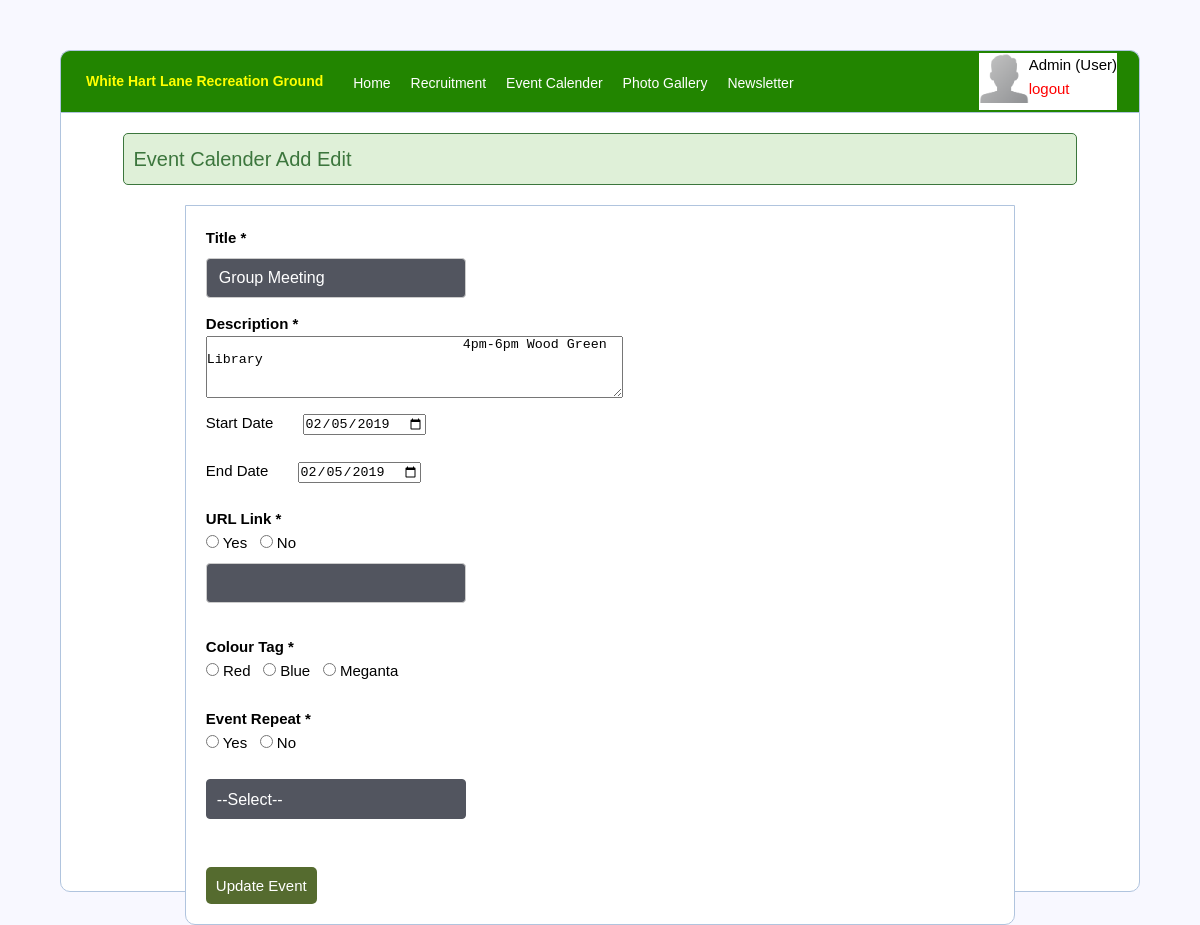
The app's page /admin/eventcalender_add_edit.php?edit=6 (signed in) with its own data.
### tables this page shows
CREATE TABLE `tbl_events` (
  `id` int(11) NOT NULL,
  `title` varchar(255) NOT NULL,
  `description` varchar(1000) NOT NULL,
  `start` varchar(255) NOT NULL,
  `end` varchar(255) DEFAULT NULL,
  `datalink` varchar(255) NOT NULL,
  `datatag` varchar(255) NOT NULL,
  `repeat_month` varchar(255) NOT NULL
);

### admin/eventcalender_add_edit.php (the view, shortened to what this page needs)
<?php
include('functions.php');
	if(isset($_REQUEST['edit']) and !empty($_REQUEST['edit']))
	{
		$update = $_REQUEST['edit'];
	$record = mysqli_query($db, "SELECT * FROM tbl_events WHERE id=$update");
		if (count($record) == 1 ) {
			$n = mysqli_fetch_array($record);
			$title = $n['title'];
			$desc = $n['description'];
			$start = $n['start'];
			$end = $n['end'];
			$link = $n['datalink'];
		}
	}
?>
<!DOCTYPE html>
<html>
<head>
	<link rel="stylesheet" type="text/css" href="style.css">
	<link rel="stylesheet" type="text/css" href="../css/styles.css">
</head>
<body>
	<div class="header" style="width:90%;">
		<div class="row">
				<div class="navbar-header page-scroll">
					<a class="navbar-brand page-scroll" href="index.php" style="color:yellow; "><p style="font-size:14px; padding-left:25px;"><strong>White Hart Lane Recreation Ground</strong></p></a>
				</div>
				<div class="navbar-collapse collapse" id="myNavbar">
					<ul class="nav navbar-nav navbar-right" style="list-style-type:none;color:#fff; font-size:14px;float:left !important; padding-top:20px; padding-left:10px;">
			<li class="active"><a class="page-scroll" href="home.php" >Home</a></li>
			<li class="active"><a class="page-scroll" href="recruitment.php">Recruitment</a></li>
                        <li class="active"><a class="page-scroll" href="event_calender.php">Event Calender</a></li>
                        <li class="active"><a class="page-scroll" href="photo_gallery.php">Photo Gallery</a></li>
                        <li class="active"><a class="page-scroll" href="newsletter.php">Newsletter</a></li>
					</ul>
				<?php  if (isset($_SESSION['user'])) : ?>
					<table style="float:right;padding-right:20px; width:auto !important; margin:0px; border-collapse:inherit;"><tr><td style="background-color:#fff;">
					<img src="images/user_profile.png" style="height:50px; width:50px;" >
						<div  style="color:#000; float:right; margin-right:0px; text-align:left;"><?php echo ucfirst($_SESSION['user']['username']); ?> (<?php echo ucfirst($_SESSION['user']['user_type']); ?>)<br><a href="index.php?logout='1'" style="color: red;">logout</a></div>
					</td></tr></table>
				<?php endif ?>
				    </div>
				</div>
		</div>
	<div class="content" style="width:90%; height:780px;">
			<div class="error success" >
				<h5>
					<?php
						echo "Event Calender Add Edit";
					?>
				</h5>
			</div>
<form method="post" action="server.php" enctype="multipart/form-data" >
	<span><strong style="color:#000;">Title *</strong></span>
		<div class="form-group" style="width:33%;">
		<input type="text" class="form-control-input" id="title"  name="title"  placeholder="Title"
		value = '<?php if(isset($title) and !empty($title)){ echo $title;} ?>' required width="31%">
		</div>
    <span><strong style="color:#000;">Description *</strong></span>
		<div class="form-group" style="width:33%;">
		<textarea  rows="4" cols="50" id="sub_title"  name="sub_title"  placeholder="Description"
		value = '' required width="31%">
		<?php if(isset($desc) and !empty($desc)){ echo $desc;} ?>
		</textarea>
		</div>
	<div class="form-group" style="width:31%;vertical-align: top;">
		<label style="color:#000;" >Start Date </label>
        &nbsp; &nbsp; &nbsp; <input type="date" name="start_date" id="start_date" value="<?php echo $start; ?>">
	</div>
	<br/>
	<div class="form-group" style="width:31%;vertical-align: top;">
		<label style="color:#000;" >End Date </label>
        &nbsp; &nbsp; &nbsp;   <input type="date" name="end_date" id="end_date" value="<?php echo $end; ?>">
	</div>
	 <br>
	 <span><strong style="color:#000;">URL Link *</strong></span>
        <div class="form-group" style="width:33%;" style="color:#000;">
		<input type="radio" id="datalink"  name="datalink" value="Yes"
		 ><span style="color:#000;"<?php if(!empty($link)) ?>> Yes </span> &nbsp;
		<input type="radio"  id="datalink"  name="datalink" value="no"
		 > <span style="color:#000;">No </span>&nbsp; <br>
		 <input type="text" name="link" id="link" class="form-control-input" value="<?php  echo $link; ?>" >
		</div>
		<br>
	<span><strong style="color:#000;">Colour Tag *</strong></span>
        <div class="form-group" style="width:33%;" style="color:#000;">
		<input type="radio" id="datatag"  name="datatag" value="red"  placeholder="Description"
		value = '<?php if(isset($desc) and !empty($desc)){ echo $desc;} ?>' ><span style="color:#000;"> Red </span> &nbsp;
		<input type="radio"  id="datatag"  name="datatag" value="blue"  placeholder="Description"
		value = '<?php if(isset($desc) and !empty($desc)){ echo $desc;} ?>' > <span style="color:#000;">Blue </span>&nbsp;
		<input type="radio"  id="datatag"  name="datatag" value="important"  placeholder="Description"
		value = '<?php if(isset($desc) and !empty($desc)){ echo $desc;} ?>' > <span style="color:#000;">Meganta</span>&nbsp;
		</div>
		<br>
		<span><strong style="color:#000;"> Event Repeat  *</strong></span>
        <div class="form-group" style="width:33%;" style="color:#000;">
		<input type="radio" id="eventrepeat"  name="eventrepeat" value="Yes"
		 ><span style="color:#000;"> Yes </span> &nbsp;
		<input type="radio"  id="eventrepeat"  name="eventrepeat" value="no"
		 > <span style="color:#000;">No </span>&nbsp;
		 <br> <br>
		<select id="repeat"  name="repeat"  class="form-control-input" >
		<option value="" >--Select-- </option>
		</select>
		</div>
		<br>
	<div class="form-group">
		<?php if ($update == true): ?>
			<br/>
			<button class="btn" type="submit" name="UpdateEvent"  style="background: #556B2F;" >Update Event</button>
		<?php else: ?>
			<button class="btn" type="submit" name="Save Event" >Save</button>
			<input type="hidden" name="add_event" id="add_event" value="add_event">
		<?php endif ?>
	</div>
</form>
	</div>
</body>
</html>

### admin/style.css (style rules this page uses)
* { margin: 0px; padding: 0px; }
body { font-size: 120%; background: #F8F8FF; }
.page-scroll { color:#fff; text-decoration:none; }
.active { padding:0px 10px; }
body { color:#000; font-size:15px !important; }
.header { width: 80%; margin: 50px auto 0px; color: white; background: #228500; text-align: center; border: 1px solid #B0C4DE; border-bottom: none; border-radius: 10px 10px 0px 0px; padding: 0px; }
form, .content1 { width: 50%; margin: 0px auto; padding: 20px; border: 1px solid #B0C4DE; background: white; border-radius: 0px 0px 10px 10px; }
form, .content { width: 80%; margin: 0px auto; padding: 20px; border: 1px solid #B0C4DE; background: white; border-radius: 0px 0px 10px 10px; }
.btn { padding: 10px; font-size: 15px; color: white; background: #5F9EA0; border: none; border-radius: 5px; }
.error { width: 92%; margin: 0px auto; padding: 10px; border: 1px solid #a94442; color: #a94442; background: #f2dede; border-radius: 5px; text-align: left; }
.success { color: #3c763d; background: #dff0d8; border: 1px solid #3c763d; margin-bottom: 20px; }

### css/styles.css (style rules this page uses)
body { color: #fff; font: 300 16px/1.6em "Ubuntu", sans-serif; }
h5 { font: 500 20px/1.5em "Ubuntu", sans-serif; }
p { font: 300 16px/1.6em "Ubuntu", sans-serif; }
a { color: #fff000; text-decoration: none; }
.form-control-input { height: 40px; width: 100%; padding-left: 10px; background-color: #52555f; border: 1px solid #52555f; border-radius: 4px; color: #fff; font: 300 16px/1.6em "Ubuntu", sans-serif; -webkit-appearance: none; }
.navbar-header { float: none; }
.navbar-left,.navbar-right { float: none !important; }
.navbar-nav > li { float: none; }
.navbar-right { margin-right: 0px; }
.navbar-nav > li > a { padding-top: 10px; padding-bottom: 10px; }
.header { position: relative; overflow: hidden; min-height: 100%; width: 100%; }
.header p { margin-top: 20px; margin-right: 10px; font: 300 20px/1.5em "Ubuntu", sans-serif; text-align: center; }
@media (min-width: 992px) { .navbar-header { float: left; } }
@media (min-width: 992px) { .navbar-left, .navbar-right { float: right !important; } }
@media (min-width: 992px) { .navbar-nav > li { float: left; } }
@media (min-width: 992px) { .header p { text-align: left; } }
* { box-sizing:border-box }
form { border: 4px solid none; }
input[type=text], input[type=submit] { width: 100%; padding: 12px; margin: 8px 0; display: inline-block; border: 1px solid #ccc; box-sizing: border-box; }

### records on screen
tbl_events: title "Group Meeting", sub_title "4pm-6pm Wood Green Library", start_date "02/05/2019", end_date "02/05/2019"

### other values on screen
$_SESSION['user']['username'] "Admin"
$_SESSION['user']['user_type'] "User"
